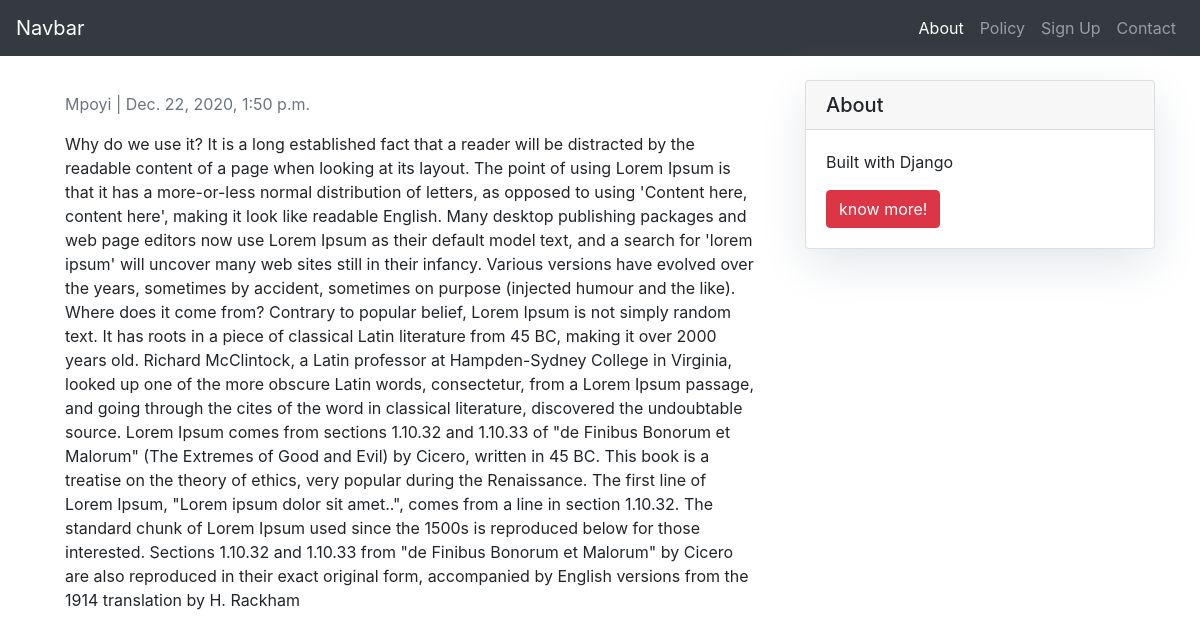
The page /detail/hello-world1/ on the database its author committed.
### blog/models.py (models this page shows, shortened)
class Post(models.Model):
    title = models.CharField(max_length=200, unique=True)
    slug = models.SlugField(max_length=200, unique=True)
    author = models.ForeignKey(User, on_delete=models.CASCADE, related_name="blog_posts")
    updated_on = models.DateTimeField(auto_now=True)
    created_on = models.DateTimeField(auto_now_add=True)
    status= models.IntegerField(choices=STATUS, default=0)
    content = models.TextField()
    class Meta:
        ordering = ['-created_on']

### blog/views.py (the view)
# urls.py: path('detail/<slug:slug>/', PostDetail.as_view(), name="post_detail"),
class PostDetail(generic.DetailView):
    model = Post
    template_name = "blog/post_detail.html"

### blog/templates/blog/post_detail.html
{% extends 'blog/base.html' %}
{% block content %}
<div class="row">
    <div class="col-md-8 mb-4 mt-3 left top">
        <div class="card-body">
            <p class="text-muted">{{post.author}} | {{post.created_on}}</p>
            <p class="card-text">{{object.content}}</p>
        </div>
    </div>
    {% block sidebar %} {% include 'blog/sidebar.html' %} {% endblock sidebar %}
</div>
{% endblock content %}

### rows shown on the page
Post: author "Mpoyi", created_on "Dec. 22, 2020, 1:50 p.m.", content "Why do we use it? It is a long established fact that a reader will be distracted by the readable content of a page when looking at its layout. The point of using Lorem Ipsum is that it has a more-or-less normal distribution of letters, as opposed to using 'Content here, content here', making it look like readable English. Many desktop publishing packages and web page editors now use Lorem Ipsum as their default model text, and a search for 'lorem ipsum' will uncover many web sites still in their infancy. Various versions have evolved over the years, sometimes by accident, sometimes on purpose (injected humour and the like). Where does it come from? Contrary to popular belief, Lorem Ipsum is…"
